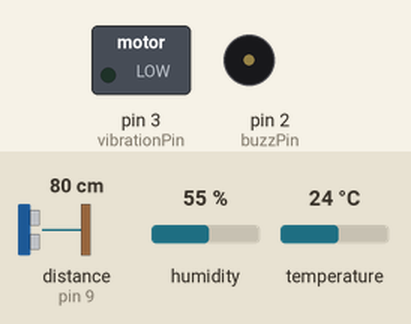
Bench run of a sketch on a simulated Arduino Uno, built with avr-gcc and run on an emulated ATmega328P. Parts: switched loads named in the sketch (green lamp = pin HIGH), buzzer (waves = sounding, pin HIGH). Wiring (inferred from the names in the program): ultrasonic range finder: trigger pin 10; echo pin 9. The test bench sets the inputs (shaded band); at power-on: distance to the obstacle (sensor on pin 9) 80 cm, temperature 24 °C, humidity 55 %. The echo pulse lasts 58.3 µs per cm; pins used as bus, display or sensor lines are not drawn.

Above: at 1.2 s.
1.3 s: distance to the obstacle (sensor on pin 9) set to 54 cm
2.8 s: distance to the obstacle (sensor on pin 9) set to 46 cm
At 3.4 s:
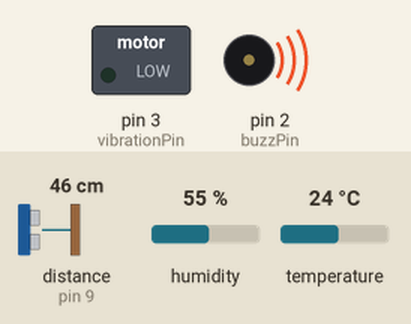
4.3 s: temperature set to 39 °C
7.3 s: temperature set to 42 °C
At 8.5 s:
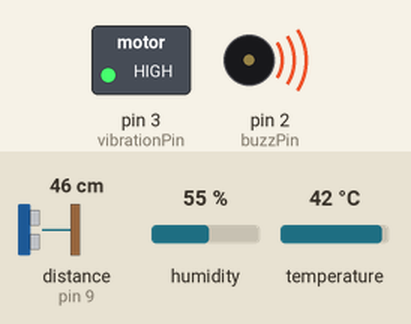
9.6 s: temperature set to 12 °C
At 11.1 s:
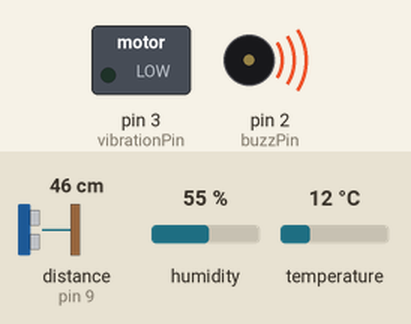
11.6 s: temperature set to 41 °C
At 12.5 s:
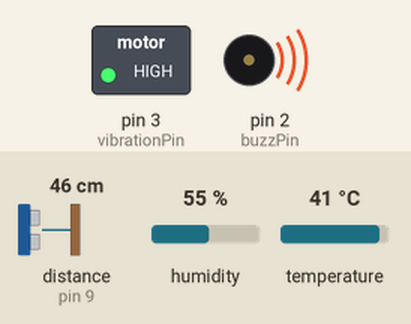
Timing chart, 0 to 14.6 s (numbered marks = the images above; inputs shaded):
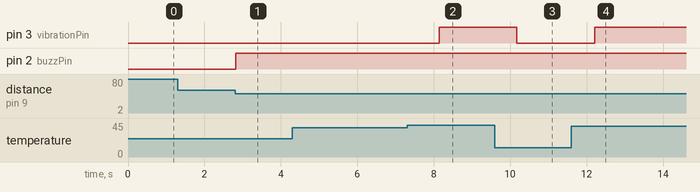

The sketch:

sketch_dec27a.ino
```cpp
#include <DHT.h>

int const trigPin = 10;        // Defines the data pins of the ultrasonic sensor -used for triggering  the ultrasonic sound pulses
int const echoPin = 9;         // Defines the echo pins of the ultrasonic sensor -used for receving the ultrasonic waves after relefecting from a object
int const buzzPin = 2;         // Defines the buzzer pin -used for producing the buzzer sound
int const vibrationPin = 3;    // Defines the pin for the vibration motor module -used for the vibration module to activate the vibration module

// Define the type of DHT sensor (DHT11)
DHT dht(A0, DHT11); //this analog pin is used to measure the value for the temperature sensor

void setup() {
  pinMode(trigPin, OUTPUT);      // Sets trig pin to have output pulses
  pinMode(echoPin, INPUT);       // Sets echo pin to be input and get the pulse width
  pinMode(buzzPin, OUTPUT);      // Sets buzz pin as output to control the sound
  pinMode(vibrationPin, OUTPUT); // Sets the vibration motor pin as output

  // Initialize the DHT sensor
  dht.begin();
}

void loop() {
  int duration, distance;        // Duration will be the input pulse width, and distance will be the distance to the obstacle in centimeters
  float temperatureC = dht.readTemperature(); // Read temperature from DHT sensor

  digitalWrite(trigPin, HIGH);  // Output pulse with 1ms width on trigPin
  delay(1);
  digitalWrite(trigPin, LOW);

  duration = pulseIn(echoPin, HIGH);   // Measure the pulse input in the echo pin
  distance = (duration / 2) / 29.1;    // Distance is half the duration divided by 29.1 (from datasheet)

  // If the distance is less than 0.5 meters and more than 0 (0 or less means over the range)
  if (distance <= 50 && distance >= 0) {
    // Trigger the Buzzer
    digitalWrite(buzzPin, HIGH);

    // Check temperature and activate vibration motor if above 40 degrees Celsius
    if (temperatureC > 40) {
      digitalWrite(vibrationPin, HIGH); // Activate the vibration motor
    } else {
      digitalWrite(vibrationPin, LOW);  // Turn off the vibration motor
    }
  } else {
    // if the the distance is not less than 0.5 meters
    // No Sound and turn off the vibration motor
    digitalWrite(buzzPin, LOW); // the buzz pin is set to low
    digitalWrite(vibrationPin, LOW); // the vibration motor pin is set to low
  }

  // Waits 50 milliseconds
  delay(50);
}
```

Measured:
- the behaviour switches between 52 and 51 cm on distance to the obstacle (sensor on pin 9) (found by bisection; images 0 and 1)
- the behaviour switches between 40 and 41 °C on temperature (found by bisection; images 1 and 2)
- after the input at 1.3 s, every drawn part: stays the same
- after the input at 2.8 s, pin 2 (buzzPin): LOW → HIGH at once
- after the input at 4.3 s, every drawn part: stays the same
- after the input at 7.3 s, pin 3 (vibrationPin): LOW → HIGH after 0.85 s
- after the input at 9.6 s, pin 3 (vibrationPin): HIGH → LOW after 0.58 s
- after the input at 11.6 s, pin 3 (vibrationPin): LOW → HIGH after 0.61 s
